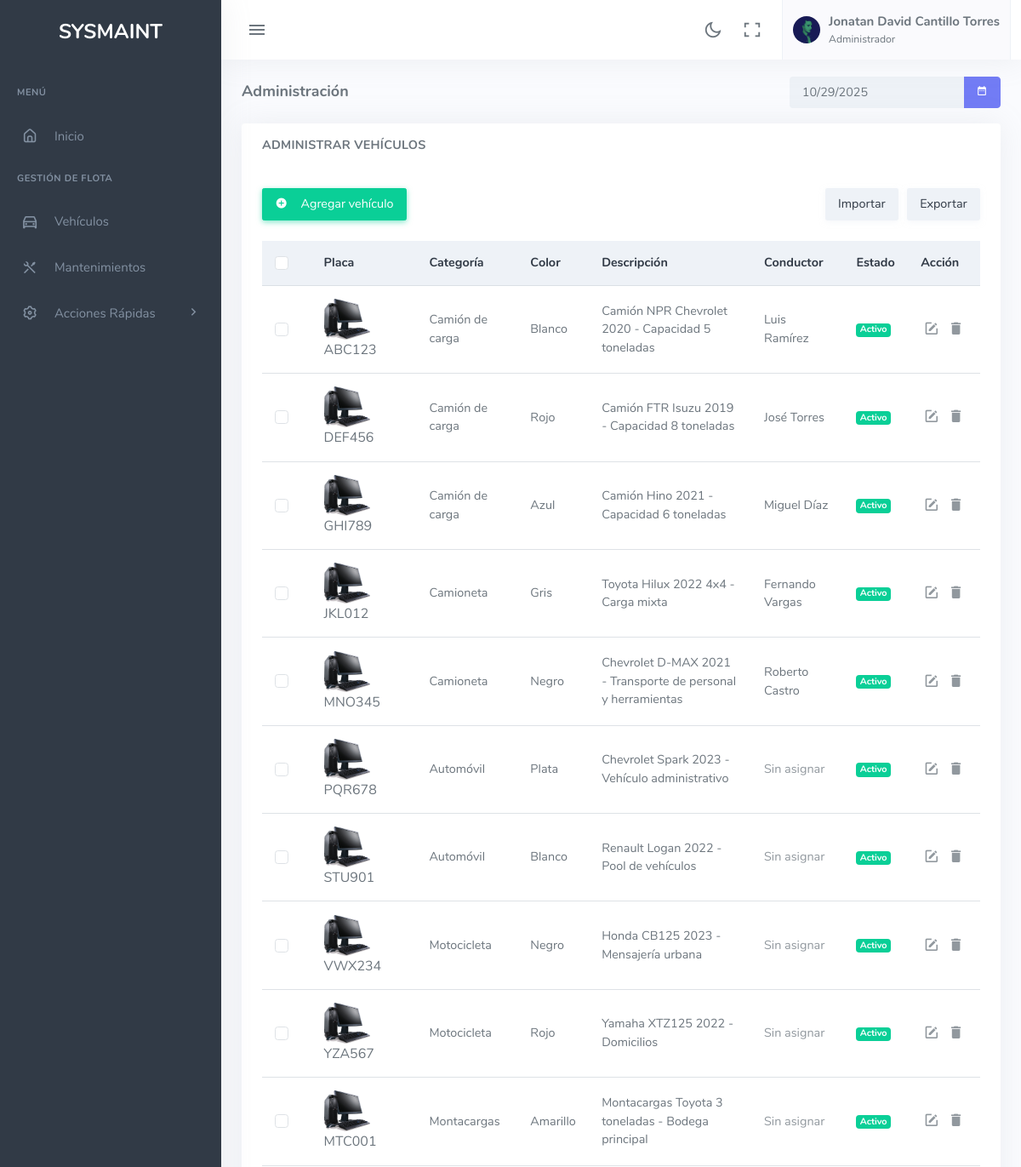
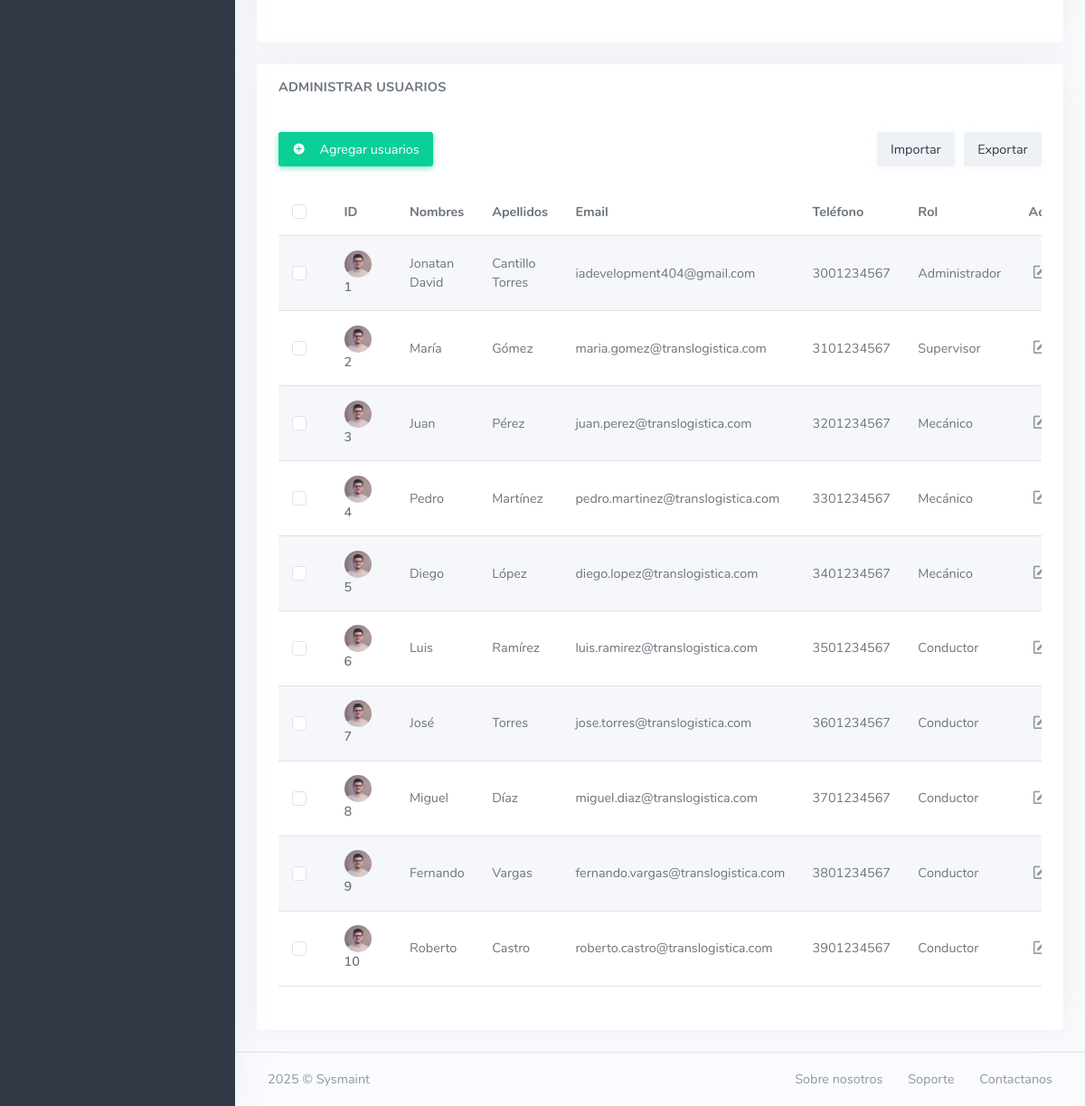
The page /admin.php (signed in) on the database its author committed (2 pictures, top to bottom).
### tables this page shows
CREATE TABLE vehiculos (
    id INT AUTO_INCREMENT PRIMARY KEY,
    id_empresa INT NOT NULL,
    placa VARCHAR(20) NOT NULL UNIQUE,
    color VARCHAR(50),
    id_categoria INT NOT NULL,
    id_conductor INT,  
    imagenes JSON,  
    descripcion TEXT,
    estado TINYINT(1) DEFAULT 1,
    created_at TIMESTAMP DEFAULT CURRENT_TIMESTAMP,
    updated_at TIMESTAMP DEFAULT CURRENT_TIMESTAMP ON UPDATE CURRENT_TIMESTAMP,
    FOREIGN KEY (id_empresa) REFERENCES empresas(id),
    FOREIGN KEY (id_categoria) REFERENCES categorias_vehiculos(id),
    FOREIGN KEY (id_conductor) REFERENCES usuarios(id)
);

CREATE TABLE categorias_vehiculos (
    id INT AUTO_INCREMENT PRIMARY KEY,
    nombre VARCHAR(100) NOT NULL,
    descripcion TEXT,
    estado TINYINT(1) DEFAULT 1,
    created_at TIMESTAMP DEFAULT CURRENT_TIMESTAMP,
    updated_at TIMESTAMP DEFAULT CURRENT_TIMESTAMP ON UPDATE CURRENT_TIMESTAMP
);

CREATE TABLE usuarios (
    id INT AUTO_INCREMENT PRIMARY KEY,
    id_empresa INT NOT NULL,
    code_cc VARCHAR(20) NOT NULL,  
    first_name VARCHAR(100) NOT NULL,
    last_name VARCHAR(100) NOT NULL,
    email VARCHAR(255) NOT NULL UNIQUE,
    password VARCHAR(255) NOT NULL,
    phone VARCHAR(20),
    direccion TEXT,
    rol VARCHAR(50) NOT NULL,  
    imagen_perfil VARCHAR(255),
    estado TINYINT(1) DEFAULT 1,
    created_at TIMESTAMP DEFAULT CURRENT_TIMESTAMP,
    updated_at TIMESTAMP DEFAULT CURRENT_TIMESTAMP ON UPDATE CURRENT_TIMESTAMP,
    FOREIGN KEY (id_empresa) REFERENCES empresas(id),
    FOREIGN KEY (rol) REFERENCES roles(nombre)
);

CREATE TABLE roles (
    id INT AUTO_INCREMENT PRIMARY KEY,
    nombre VARCHAR(50) NOT NULL UNIQUE,
    descripcion TEXT,
    estado TINYINT(1) DEFAULT 1,
    created_at TIMESTAMP DEFAULT CURRENT_TIMESTAMP,
    updated_at TIMESTAMP DEFAULT CURRENT_TIMESTAMP ON UPDATE CURRENT_TIMESTAMP
);

### admin.php (the view, shortened to what the rows shown need)
<?php
require_once 'includes/Class-usuario.php';
require_once 'includes/Class-vehiculos.php';
$Usuario_class = new Usuario();
$Vehiculo_class = new Vehiculo();
$usuarios = $Usuario_class->obtenerUsuarios();
$vehiculos = $Vehiculo_class->obtenerVehiculos($_SESSION['user_empresa_id'] ?? null);
?>
<!DOCTYPE html>
<html lang="en">
<head>
    <link rel="stylesheet" href="assets/vendor/daterangepicker/daterangepicker.css" />
    <link rel="stylesheet" href="assets/vendor/admin-resources/jquery.vectormap/jquery-jvectormap-1.2.2.css" />
    <link href="assets/css/app-saas.min.css" rel="stylesheet" type="text/css" id="app-style" />
    <link href="assets/css/icons.min.css" rel="stylesheet" type="text/css" />
</head>
<body>
    <div class="wrapper">
        <div class="content-page">
            <div class="content">
                <div class="container-fluid">
                    <div class="row">
                        <div class="col-12">
                            <div class="card">
                                <div class="card-body">
                                    <div class="table-responsive">
                                        <table class="table table-centered w-100 dt-responsive nowrap"
                                            id="products-datatable">
                                            <thead class="table-light">
                                                <tr>
                                                    <th class="all" style="width: 20px;">
                                                        <div class="form-check">
                                                            <input type="checkbox" class="form-check-input"
                                                                id="customCheck1">
                                                            <label class="form-check-label"
                                                                for="customCheck1">&nbsp;</label>
                                                        </div>
                                                    </th>
                                                    <th class="all">Placa</th>
                                                    <th>Categoría</th>
                                                    <th>Color</th>
                                                    <th>Descripción</th>
                                                    <th>Conductor</th>
                                                    <th>Estado</th>
                                                    <th style="width: 85px;">Acción</th>
                                                </tr>
                                            </thead>
                                            <tbody>
                                                <?php foreach ($vehiculos as $vehiculo): ?>
                                                <tr>
                                                    <td>
                                                        <div class="form-check">
                                                            <input type="checkbox" class="form-check-input"
                                                                id="customCheck2">
                                                            <label class="form-check-label"
                                                                for="customCheck2">&nbsp;</label>
                                                        </div>
                                                    </td>
                                                    <td>
                                                        <img src="assets/images/equipos/pc.png" alt="contact-img"
                                                            title="contact-img" class="rounded me-3" height="48" />
                                                        <p class="m-0 d-inline-block align-middle font-16">
                                                            <a href="update-vehiculos.php?id=<?php echo $vehiculo['id']; ?>"
                                                                class="text-body"><?php echo $vehiculo['placa']; ?></a>
                                                        </p>
                                                    </td>
                                                    <td>
                                                        <?php echo htmlspecialchars($vehiculo['categoria_nombre']); ?>
                                                    </td>
                                                    <td>
                                                        <?php echo htmlspecialchars($vehiculo['color']); ?>
                                                    </td>
                                                    <td>
                                                        <?php echo htmlspecialchars($vehiculo['descripcion']); ?>
                                                    </td>
                                                    <td>
                                                        <?php
                                                        if ($vehiculo['conductor_nombre']) {
                                                            echo htmlspecialchars($vehiculo['conductor_nombre'] . ' ' . $vehiculo['conductor_apellido']);
                                                        } else {
                                                            echo '<span class="text-muted">Sin asignar</span>';
                                                        }
                                                        ?>
                                                    </td>
                                                    <td>
                                                        <span class="badge <?php echo $vehiculo['estado'] == 1 ? 'bg-success' : 'bg-danger'; ?>">
                                                            <?php echo $vehiculo['estado'] == 1 ? 'Activo' : 'Inactivo'; ?>
                                                        </span>
                                                    </td>
                                                    <td class="table-action">
                                                        <a href="update-vehiculos.php?id=<?php echo $vehiculo['id']; ?>"
                                                            class="action-icon"> <i
                                                                class="mdi mdi-square-edit-outline"></i></a>
                                                        <a href="#" class="action-icon" onclick="eliminarVehiculo(<?php echo $vehiculo['id']; ?>)"> <i class="mdi mdi-delete"></i></a>
                                                    </td>
                                                </tr>
                                                <?php endforeach; ?>
                                            </tbody>
                                        </table>
                                    </div>
                                </div>
                            </div>
                        </div>
                    </div>
                    <div class="row">
                        <div class="col-12">
                            <div class="card">
                                <div class="card-body">
                                    <div class="table-responsive">
                                        <table class="table table-centered table-striped dt-responsive nowrap w-100"
                                            id="users-datatable">
                                            <thead>
                                                <tr>
                                                    <th style="width: 20px;">
                                                        <div class="form-check">
                                                            <input type="checkbox" class="form-check-input"
                                                                id="customCheck1">
                                                            <label class="form-check-label"
                                                                for="customCheck1">&nbsp;</label>
                                                        </div>
                                                    </th>
                                                    <th>ID</th>
                                                    <th>Nombres</th>
                                                    <th>Apellidos</th>
                                                    <th>Email</th>
                                                    <th>Teléfono</th>
                                                    <th>Rol</th>
                                                    <th style="width: 75px;">Acciones</th>
                                                </tr>
                                            </thead>
                                            <tbody>
                                                <?php foreach ($usuarios as $usuario): ?>
                                                <tr>
                                                    <td>
                                                        <div class="form-check">
                                                            <input type="checkbox" class="form-check-input"
                                                                id="customCheck2">
                                                            <label class="form-check-label"
                                                                for="customCheck2">&nbsp;</label>
                                                        </div>
                                                    </td>
                                                    <td class="table-user">
                                                        <img src="assets/images/users/avatar-4.jpg" alt="table-user"
                                                            class="me-2 rounded-circle">
                                                        <a href="javascript:void(0);"
                                                            class="text-body fw-semibold"><?php echo $usuario['id']; ?></a>
                                                    </td>
                                                    <td>
                                                        <?php echo htmlspecialchars($usuario['first_name']); ?>
                                                    </td>
                                                    <td>
                                                        <?php echo htmlspecialchars($usuario['last_name']); ?>
                                                    </td>
                                                    <td>
                                                        <?php echo htmlspecialchars($usuario['email']); ?>
                                                    </td>
                                                    <td>
                                                        <?php echo htmlspecialchars($usuario['phone']); ?>
                                                    </td>
                                                    <td>
                                                        <?php echo htmlspecialchars($usuario['rol_nombre']); ?>
                                                    </td>
                                                    <td>
                                                        <a href="update-usuarios.php?id=<?php echo $usuario['id']; ?>"
                                                            class="action-icon"> <i
                                                                class="mdi mdi-square-edit-outline"></i></a>
                                                    </td>
                                                </tr>
                                                <?php endforeach; ?>
                                            </tbody>
                                        </table>
                                    </div>
                                </div>
                            </div>
                        </div>
                    </div>
                </div>
            </div>
        </div>
    </div>
</body>
</html>

### rows shown on the page
vehiculos: placa "ABC123", id_categoria.nombre "Camión de carga", color "Blanco", descripcion "Camión NPR Chevrolet 2020 - Capacidad 5 toneladas", id_conductor.last_name "Luis Ramírez", estado "Activo"
vehiculos: placa "DEF456", id_categoria.nombre "Camión de carga", color "Rojo", descripcion "Camión FTR Isuzu 2019 - Capacidad 8 toneladas", id_conductor.last_name "José Torres", estado "Activo"
vehiculos: placa "GHI789", id_categoria.nombre "Camión de carga", color "Azul", descripcion "Camión Hino 2021 - Capacidad 6 toneladas", id_conductor.last_name "Miguel Díaz", estado "Activo"
vehiculos: placa "JKL012", id_categoria.nombre "Camioneta", color "Gris", descripcion "Toyota Hilux 2022 4x4 - Carga mixta", id_conductor.last_name "Fernando Vargas", estado "Activo"
vehiculos: placa "MNO345", id_categoria.nombre "Camioneta", color "Negro", descripcion "Chevrolet D-MAX 2021 - Transporte de personal y herramientas", id_conductor.last_name "Roberto Castro", estado "Activo"
vehiculos: placa "PQR678", id_categoria.nombre "Automóvil", color "Plata", descripcion "Chevrolet Spark 2023 - Vehículo administrativo", shows "Sin asignar", estado "Activo"
vehiculos: placa "STU901", id_categoria.nombre "Automóvil", color "Blanco", descripcion "Renault Logan 2022 - Pool de vehículos", shows "Sin asignar", estado "Activo"
vehiculos: placa "VWX234", id_categoria.nombre "Motocicleta", color "Negro", descripcion "Honda CB125 2023 - Mensajería urbana", shows "Sin asignar", estado "Activo"
vehiculos: placa "YZA567", id_categoria.nombre "Motocicleta", color "Rojo", descripcion "Yamaha XTZ125 2022 - Domicilios", shows "Sin asignar", estado "Activo"
vehiculos: placa "MTC001", id_categoria.nombre "Montacargas", color "Amarillo", descripcion "Montacargas Toyota 3 toneladas - Bodega principal", shows "Sin asignar", estado "Activo"
usuarios: id "1", first_name "Jonatan David", last_name "Cantillo Torres", email "iadevelopment404@gmail.com", phone "3001234567", roles.nombre "Administrador"
usuarios: id "2", first_name "María", last_name "Gómez", email "maria.gomez@translogistica.com", phone "3101234567", roles.nombre "Supervisor"
usuarios: id "3", first_name "Juan", last_name "Pérez", email "juan.perez@translogistica.com", phone "3201234567", roles.nombre "Mecánico"
usuarios: id "4", first_name "Pedro", last_name "Martínez", email "pedro.martinez@translogistica.com", phone "3301234567", roles.nombre "Mecánico"
usuarios: id "5", first_name "Diego", last_name "López", email "diego.lopez@translogistica.com", phone "3401234567", roles.nombre "Mecánico"
usuarios: id "6", first_name "Luis", last_name "Ramírez", email "luis.ramirez@translogistica.com", phone "3501234567", roles.nombre "Conductor"
usuarios: id "7", first_name "José", last_name "Torres", email "jose.torres@translogistica.com", phone "3601234567", roles.nombre "Conductor"
usuarios: id "8", first_name "Miguel", last_name "Díaz", email "miguel.diaz@translogistica.com", phone "3701234567", roles.nombre "Conductor"
usuarios: id "9", first_name "Fernando", last_name "Vargas", email "fernando.vargas@translogistica.com", phone "3801234567", roles.nombre "Conductor"
usuarios: id "10", first_name "Roberto", last_name "Castro", email "roberto.castro@translogistica.com", phone "3901234567", roles.nombre "Conductor"

### other values the page prints
$_SESSION['user_first_name'] "Jonatan David"
$_SESSION['user_last_name'] "Cantillo Torres"
$_SESSION['user_rol_nombre'] "Administrador"
